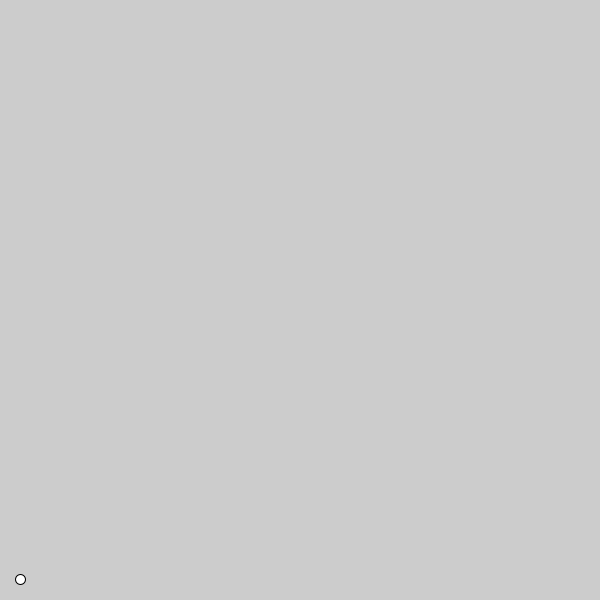
Frame 1 (no input)
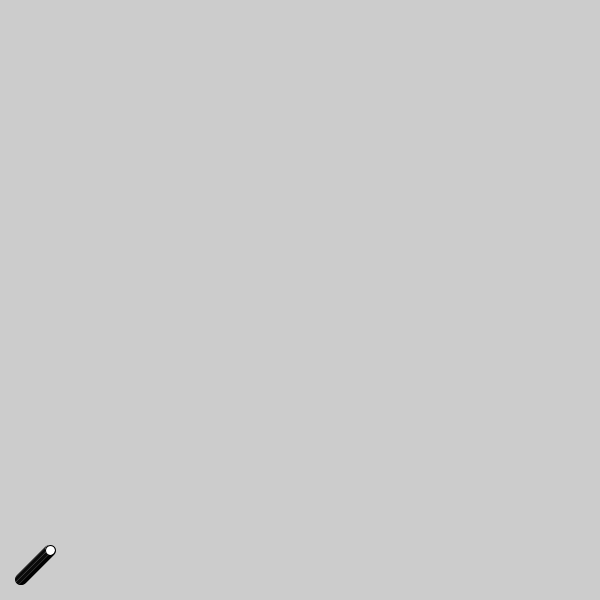
Frame 60 (the mouse pressed at the canvas centre just before this capture)
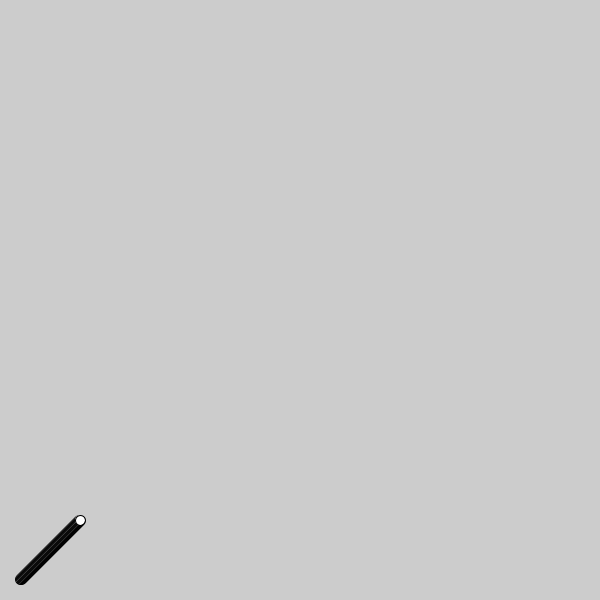
Frame 120 (the mouse held since frame 60 and released just before this capture)

The Processing sketch that drew these frames (run headless with seeded random() and noise(); from frame 60 on, the mouse is pressed at the canvas centre):

// Processing sketch: ejemplo03
// ── ejemplo03.pde
float posx, posy, velx, vely;
int tam = 10;

void setup()  {
  size(600, 600);
  posx=20;
  posy=580;
  velx=0.5;
  vely=-0.5;
  
}
void draw(){
  //background(0);
  //translate(0,600);
  posx = posx + velx;
  posy = posy + vely;
  ellipse(posx, posy, tam, tam);
}
